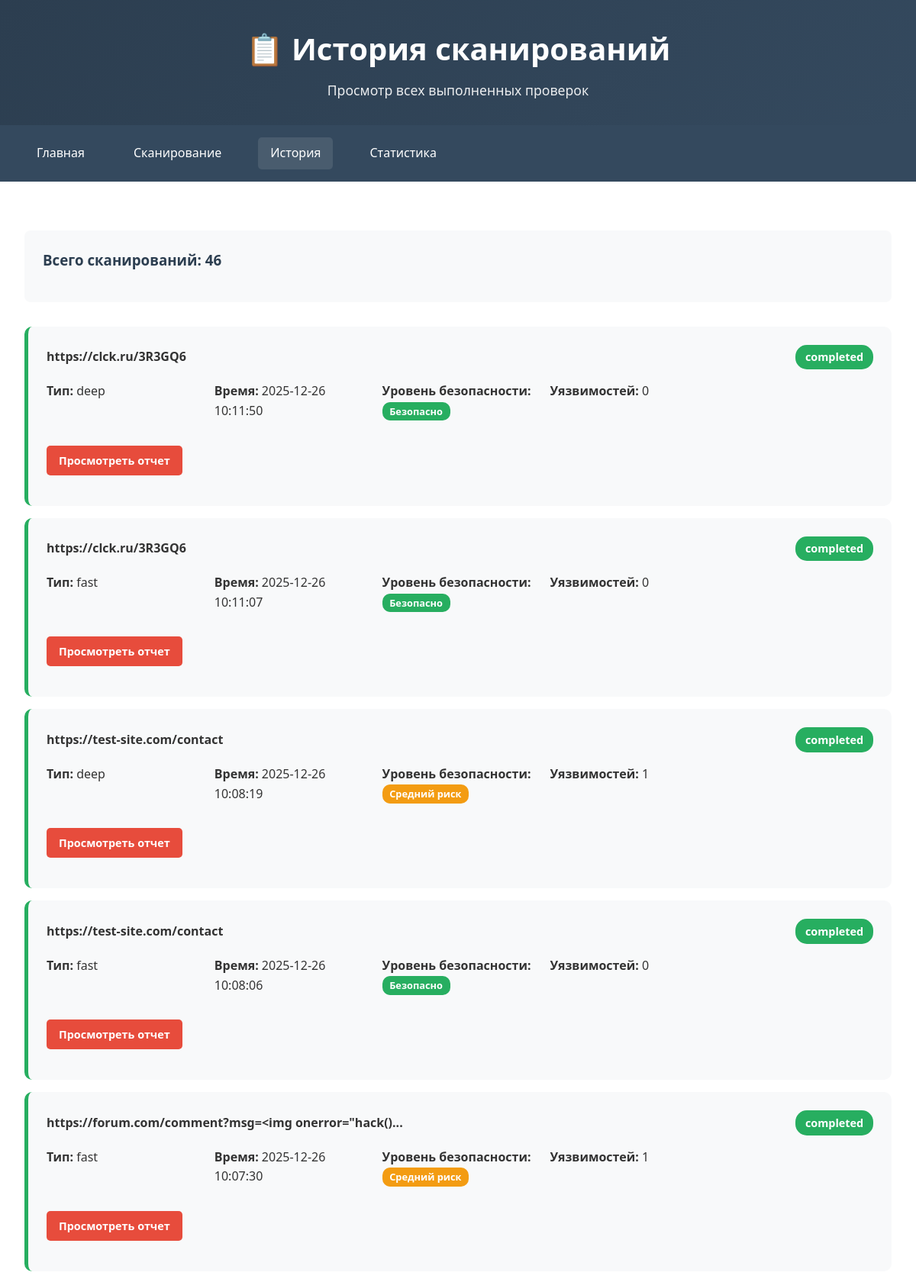
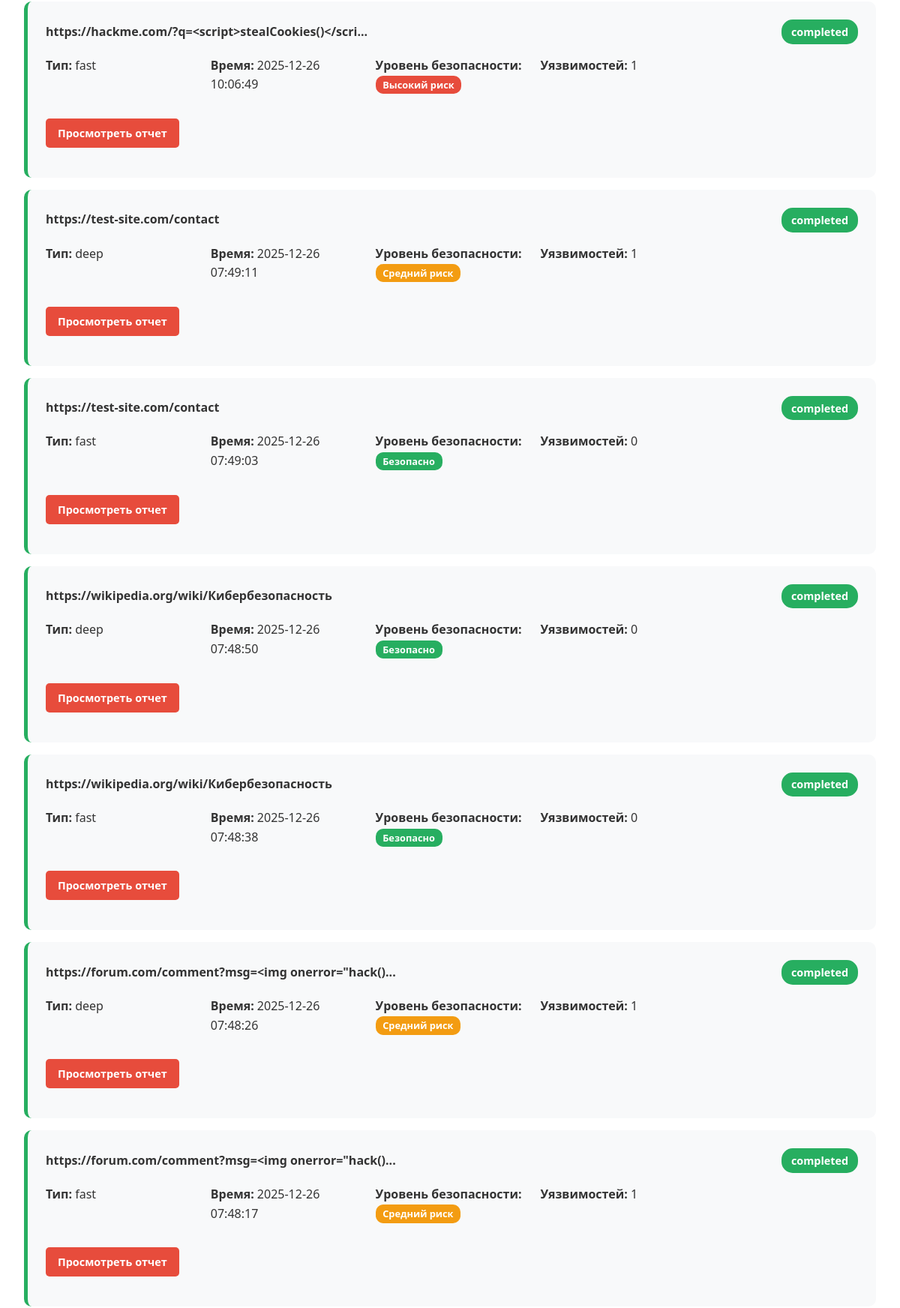
The app's page /history (upper part) with its own data (2 pictures, top to bottom).
### tables this page shows
CREATE TABLE scan_summaries (
                    id INTEGER PRIMARY KEY AUTOINCREMENT,
                    scan_id TEXT UNIQUE NOT NULL,
                    total_vulnerabilities INTEGER DEFAULT 0,
                    high_risk INTEGER DEFAULT 0,
                    medium_risk INTEGER DEFAULT 0,
                    low_risk INTEGER DEFAULT 0,
                    total_risk_score INTEGER DEFAULT 0,
                    security_level TEXT,
                    FOREIGN KEY (scan_id) REFERENCES scans(scan_id) ON DELETE CASCADE
                );

CREATE TABLE scans (
                    id INTEGER PRIMARY KEY AUTOINCREMENT,
                    scan_id TEXT UNIQUE NOT NULL,
                    url TEXT NOT NULL,
                    scan_type TEXT NOT NULL,
                    status TEXT DEFAULT 'pending',
                    progress INTEGER DEFAULT 0,
                    message TEXT,
                    timestamp DATETIME DEFAULT CURRENT_TIMESTAMP,
                    completed_at DATETIME
                );

### app.py (the view)
@app.route('/history')
def history():
    scans = db.get_all_scans(limit=50)
    return render_template('history.html', scans=scans)

### database.py (called while the page is built)
    @contextmanager
    def get_connection(self):
        conn = sqlite3.connect(self.db_path)
        conn.row_factory = sqlite3.Row
        try:
            yield conn
            conn.commit()
        except Exception as e:
            conn.rollback()
            logger.error(f"Database error: {str(e)}")
            raise
        finally:
            conn.close()

    def get_all_scans(self, limit=50):
        with self.get_connection() as conn:
            cursor = conn.cursor()
            cursor.execute('''
            SELECT s.*, ss.security_level, ss.total_vulnerabilities
            FROM scans s
            LEFT JOIN scan_summaries ss ON s.scan_id = ss.scan_id
            ORDER BY s.timestamp DESC
            LIMIT ?
            ''', (limit,))
            scans = []
            for row in cursor.fetchall():
                scan = dict(row)
                if len(scan['url']) > 50:
                    scan['url_display'] = scan['url'][:47] + '...'
                else:
                    scan['url_display'] = scan['url']
                scans.append(scan)
            return scans

### templates/history.html (shortened to what this page needs)
<!DOCTYPE html>
<html lang="ru">
<head>
    <link rel="stylesheet" href="{{ url_for('static', filename='style.css') }}">
</head>
<body>
    <div class="container">
        <header>
            <h1>📋 История сканирований</h1>
            <p>Просмотр всех выполненных проверок</p>
        </header>
        <nav>
            <a href="/" class="nav-link">Главная</a>
            <a href="/scan" class="nav-link">Сканирование</a>
            <a href="/history" class="nav-link active">История</a>
            <a href="/statistics" class="nav-link">Статистика</a>
        </nav>
        <main>
            <div class="info-box">
                <h3>Всего сканирований: {{ scans|length }}</h3>
            </div>
            <div class="scans-list">
                {% for scan in scans %}
                <div class="scan-item {{ 'completed' if scan.status == 'completed' else scan.status }}">
                    <div class="scan-header">
                        <h4>{{ scan.url[:50] }}{% if scan.url|length > 50 %}...{% endif %}</h4>
                        <span class="scan-status {{ scan.status }}">{{ scan.status }}</span>
                    </div>
                    <div class="scan-details">
                        <p><strong>Тип:</strong> {{ scan.scan_type }}</p>
                        <p><strong>Время:</strong> {{ scan.timestamp }}</p>
                        <p><strong>Уровень безопасности:</strong>
                            <span class="security-badge {{ scan.security_level|lower|replace(' ', '-') }}">
                                {{ scan.security_level }}
                            </span>
                        </p>
                        <p><strong>Уязвимостей:</strong> {{ scan.total_vulnerabilities or 0 }}</p>
                        <div class="scan-actions">
                            {% if scan.status == 'completed' %}
                            <a href="/report/{{ scan.scan_id }}" class="cta-button small">Просмотреть отчет</a>
                            {% endif %}
                        </div>
                    </div>
                </div>
                {% endfor %}
            </div>
        </main>
    </div>
</body>
</html>

### static/style.css (style rules this page uses)
* { margin: 0; padding: 0; box-sizing: border-box; }
body { font-family: 'Segoe UI', Tahoma, Geneva, Verdana, sans-serif; line-height: 1.6; color: #333; background: #1a1a1a; min-height: 100vh; }
.container { max-width: 1200px; margin: 0 auto; background: white; min-height: 100vh; box-shadow: 0 0 10px rgba(0,0,0,0.1); }
header { background: linear-gradient(135deg, #2c3e50, #34495e); color: white; padding: 2rem; text-align: center; }
header h1 { font-size: 2.5rem; margin-bottom: 0.5rem; }
header p { font-size: 1.1rem; opacity: 0.9; }
nav { background: #34495e; padding: 1rem 2rem; display: flex; gap: 2rem; }
.nav-link { color: white; text-decoration: none; padding: 0.5rem 1rem; border-radius: 5px; transition: background 0.3s; }
.nav-link:hover, .nav-link.active { background: rgba(255,255,255,0.1); }
main { padding: 2rem; }
.cta-button { display: inline-block; background: #e74c3c; color: white; padding: 12px 30px; text-decoration: none; border-radius: 5px; font-weight: bold; transition: background 0.3s; border: none; cursor: pointer; }
.info-section, .info-box { background: #f8f9fa; padding: 1.5rem; border-radius: 8px; margin: 2rem 0; }
.info-section h3, .info-box h3 { color: #2c3e50; margin-bottom: 1rem; }
.scans-list { display: flex; flex-direction: column; gap: 1rem; margin: 2rem 0; }
.scan-item { background: #f8f9fa; border-radius: 10px; padding: 1.5rem; border-left: 5px solid #95a5a6; }
.scan-item.completed { border-left-color: #27ae60; }
.scan-header { display: flex; justify-content: space-between; align-items: center; margin-bottom: 1rem; }
.scan-status { padding: 0.3rem 0.8rem; border-radius: 15px; font-size: 0.9rem; font-weight: bold; }
.scan-status.completed { background: #27ae60; color: white; }
.scan-details { display: grid; grid-template-columns: repeat(auto-fit, minmax(200px, 1fr)); gap: 1rem; margin-bottom: 1rem; }
.scan-actions { grid-column: 1 / -1; margin-top: 1rem; }
.security-badge { padding: 0.2rem 0.6rem; border-radius: 10px; font-size: 0.8rem; font-weight: bold; }
.security-badge.высокий-риск { background: #e74c3c; color: white; }
.security-badge.средний-риск { background: #f39c12; color: white; }
.security-badge.безопасно { background: #27ae60; color: white; }
.cta-button.small { padding: 8px 16px; font-size: 0.9rem; }

### records on screen
scan_summaries: url "https://clck.ru/3R3GQ6", status "completed", scan_type "deep", timestamp "2025-12-26 10:11:50", security_level "Безопасно", total_vulnerabilities "0"
scan_summaries: url "https://clck.ru/3R3GQ6", status "completed", scan_type "fast", timestamp "2025-12-26 10:11:07", security_level "Безопасно", total_vulnerabilities "0"
scan_summaries: url "https://test-site.com/contact", status "completed", scan_type "deep", timestamp "2025-12-26 10:08:19", security_level "Средний риск", total_vulnerabilities "1"
scan_summaries: url "https://test-site.com/contact", status "completed", scan_type "fast", timestamp "2025-12-26 10:08:06", security_level "Безопасно", total_vulnerabilities "0"
scan_summaries: url "https://forum.com/comment?msg=<img onerror=\"hack()", status "completed", scan_type "fast", timestamp "2025-12-26 10:07:30", security_level "Средний риск", total_vulnerabilities "1"
scan_summaries: url "https://hackme.com/?q=<script>stealCookies()</scri", status "completed", scan_type "fast", timestamp "2025-12-26 10:06:49", security_level "Высокий риск", total_vulnerabilities "1"
scan_summaries: url "https://test-site.com/contact", status "completed", scan_type "deep", timestamp "2025-12-26 07:49:11", security_level "Средний риск", total_vulnerabilities "1"
scan_summaries: url "https://test-site.com/contact", status "completed", scan_type "fast", timestamp "2025-12-26 07:49:03", security_level "Безопасно", total_vulnerabilities "0"
scan_summaries: url "https://wikipedia.org/wiki/Кибербезопасность", status "completed", scan_type "deep", timestamp "2025-12-26 07:48:50", security_level "Безопасно", total_vulnerabilities "0"
scan_summaries: url "https://wikipedia.org/wiki/Кибербезопасность", status "completed", scan_type "fast", timestamp "2025-12-26 07:48:38", security_level "Безопасно", total_vulnerabilities "0"
scan_summaries: url "https://forum.com/comment?msg=<img onerror=\"hack()", status "completed", scan_type "deep", timestamp "2025-12-26 07:48:26", security_level "Средний риск", total_vulnerabilities "1"
scan_summaries: url "https://forum.com/comment?msg=<img onerror=\"hack()", status "completed", scan_type "fast", timestamp "2025-12-26 07:48:17", security_level "Средний риск", total_vulnerabilities "1"

### other values on screen
{{ scans|length }} "46"
